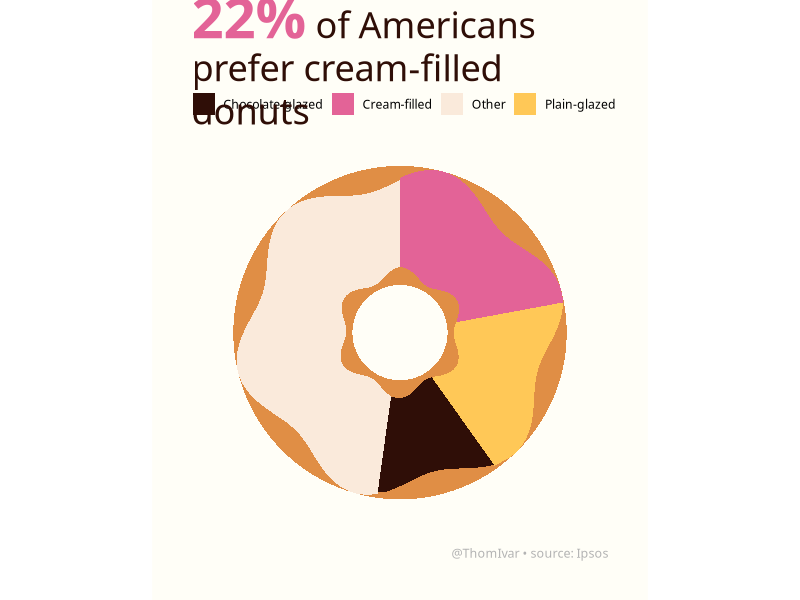
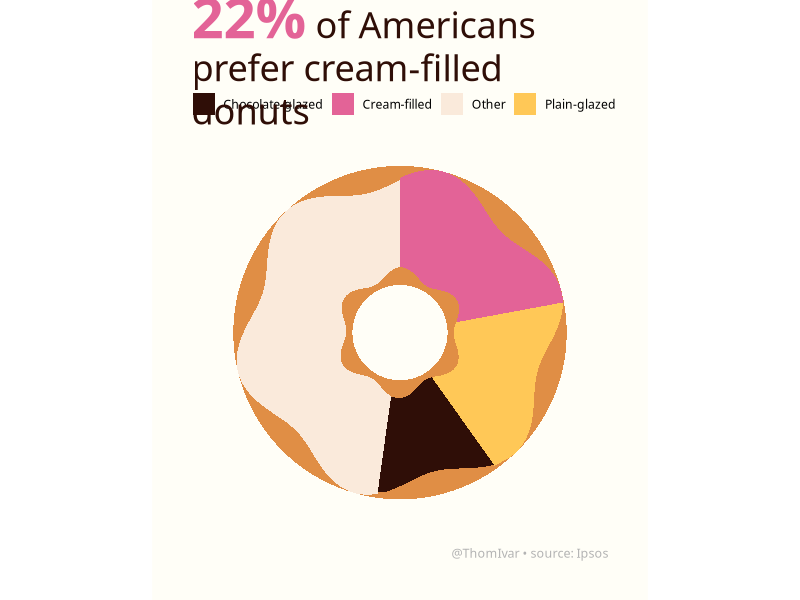

Reproduce these figures in R, in order.
# Day 1: part-to-whole
library(tidyverse)
library(ggtext)

# -- params
n = 250
input = c('Cream-filled' = 22, 'Plain-glazed' = 18, 'Chocolate-glazed' = 12, 'Other' = 48)
cols = c('Cream-filled' = '#e36397', 'Plain-glazed' = '#FFC857', 
         'Chocolate-glazed' = '#2f0e07','Other' = '#faeadb')

# -- create dataset
group_sizes = round(input / sum(input) * n, 0)
l = length(group_sizes)
n.act = sum(group_sizes)

data <- data.frame(
  category = rep(names(input), times = group_sizes), 
  ymax = rep(0.9, n.act), 
  ymin = rep(0.1, n.act), 
  x = seq(0, 1, length.out = n.act)
) %>% 
  mutate(ymax = ymax + sin(37.5*x)/10, 
         ymin = ymin + cos(37.5*x)/20)

# ensure no space between layers 
data[cumsum(group_sizes[-l]), 'x'] = data[cumsum(group_sizes[-l]) + 1, 'x']

# -- create ggplot
ggplot(data, aes(ymin = ymin, ymax = ymax)) +
  geom_rect(aes(xmin = 0, xmax = 1, ymin = 0, ymax = 1), fill = '#e08e45') +
  geom_ribbon(aes(x = x, fill = category)) +
  coord_polar(direction=1) +
  labs(title = "<b style='color:#e36397;font-size:54px'>22%</b> of Americans prefer cream-filled donuts", 
       caption = "@ThomIvar • source: Ipsos") +
  scale_fill_manual(values = cols, name = "") +
  scale_colour_identity() +
  ylim(-.4,1) +
  theme_void() +
  theme(
    text = element_text('American Typewriter'),
    plot.title = element_textbox_simple(hjust = 0.5, size = 26, colour = '#2f0e07'),
    plot.caption = element_text(size = 9, colour = 'grey70'),
    plot.background = element_rect( fill = '#fffef7', color = '#fffef7'), 
    legend.position = "top",
    plot.margin = margin(1,1,1,1, 'cm')
  )

ggsave('30DayChartChallenge/images/part-to-whole.png', width = 6, height = 7.4)
